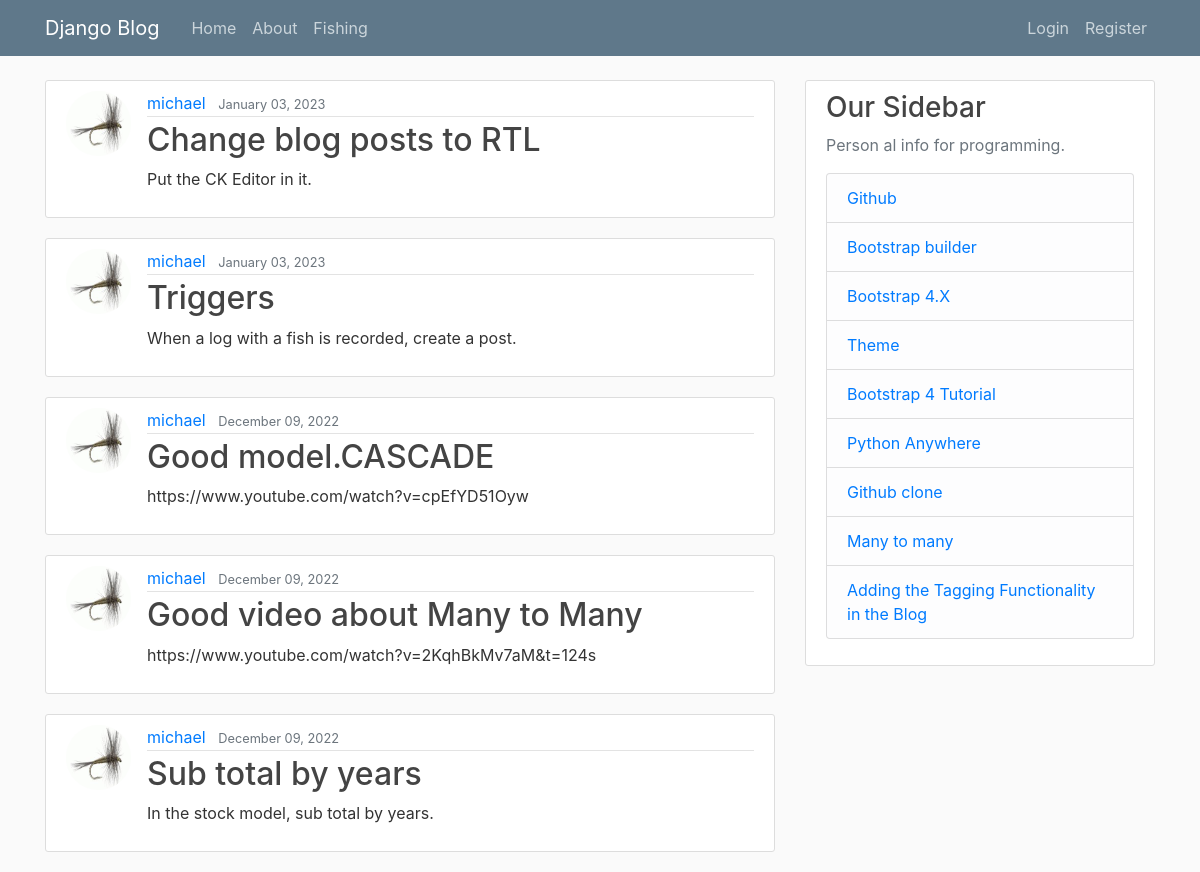
/blog/, run on an earlier commit of the app's database.
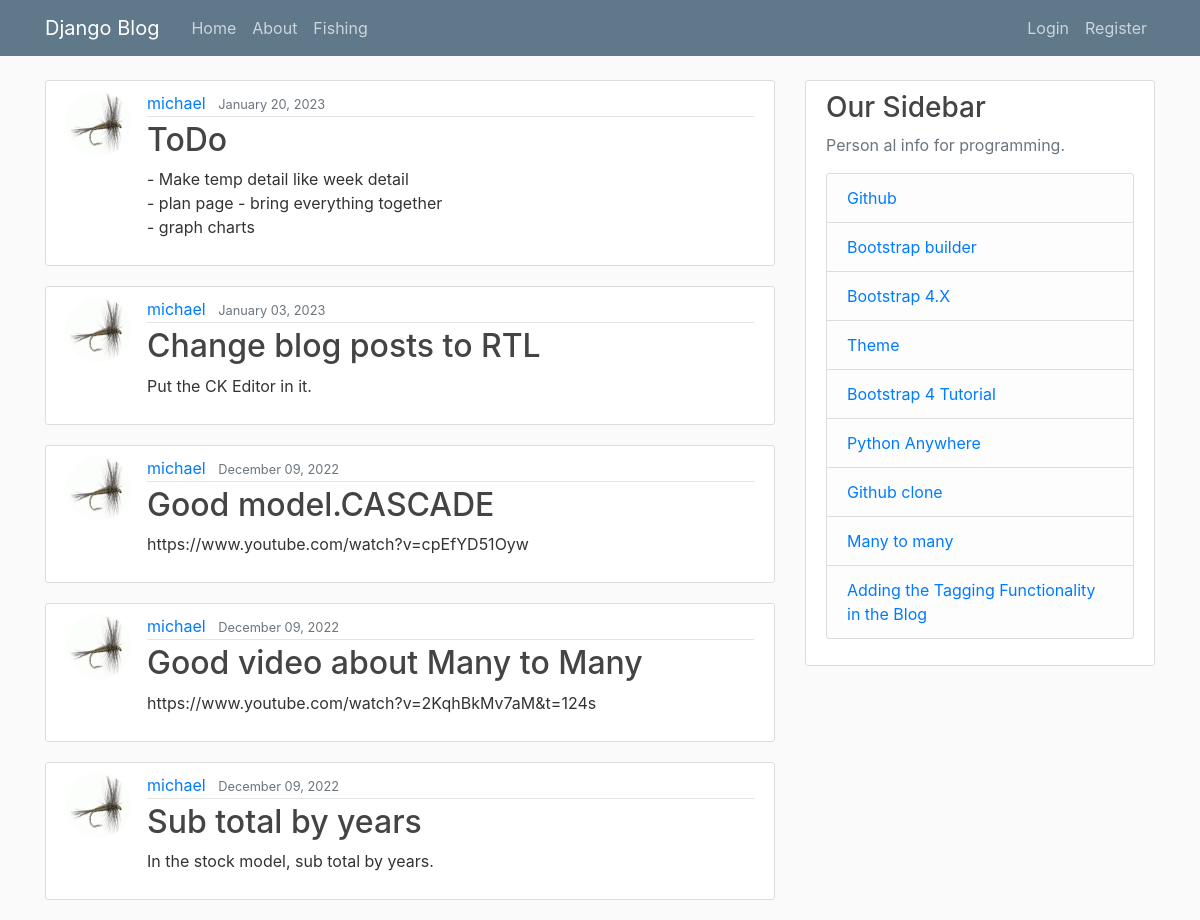
And on a later commit of the database.
### blog/models.py (models this page shows, shortened)
class Post(models.Model):
    title = models.CharField(max_length=100)
    content = models.TextField()
    date_posted = models.DateTimeField(default=timezone.now)
    author = models.ForeignKey(User, on_delete=models.CASCADE)

### users/models.py (models this page shows, shortened)
class Profile(models.Model):
    user = models.OneToOneField(User, on_delete=models.CASCADE)
    image = models.ImageField(default='default.jpg', upload_to='profile_pics')

### blog/views.py (the view)
# urls.py: path('', PostListView.as_view(), name='blog-home'),
class PostListView(ListView):
    model = Post
    template_name = 'blog/home.html'  # <app>/<model>_<viewtype>.html
    context_object_name = 'posts'
    ordering = ['-date_posted']
    paginate_by = 5

### blog/templates/blog/home.html (shortened to what this page needs)
{% extends "blog/base.html" %}
{% block content %}
    {% for post in posts %}
        <article class="media content-section">
          <img class="rounded-circle article-img" src="{{ post.author.profile.image.url }}">
          <div class="media-body">
            <div class="article-metadata">
              <a class="mr-2" href="{% url 'user-posts' post.author.username %}">{{ post.author }}</a>
              <small class="text-muted">{{ post.date_posted|date:"F d, Y" }}</small>
            </div>
            <h2><a class="article-title" href="{% url 'post-detail' post.id %}">{{ post.title }}</a></h2>
            <p class="article-content">{{ post.content }}</p>
          </div>
        </article>
    {% endfor %}
{% endblock content %}

### blog/templates/blog/base.html (shortened to what this page needs)
{% load static %}
<!DOCTYPE html>
<html>
<head>
    <link rel="stylesheet" href="https://maxcdn.bootstrapcdn.com/bootstrap/4.0.0/css/bootstrap.min.css">
    <link rel="stylesheet" type="text/css" href="{% static 'blog/main.css' %}">
</head>
<body>
    <header class="site-header">
      <nav class="navbar navbar-expand-md navbar-dark bg-steel fixed-top">
        <div class="container">
          <a class="navbar-brand mr-4" href="{% url 'catch_home' %}">Django Blog</a>
          <div class="collapse navbar-collapse" id="navbarToggle">
            <div class="navbar-nav mr-auto">
              <a class="nav-item nav-link" href="{% url 'blog-home' %}">Home</a>
              <a class="nav-item nav-link" href="{% url 'blog-about' %}">About</a>
              <a class="nav-item nav-link" href="#">Fishing</a>
            </div>
            <div class="navbar-nav">
              {% if user.is_authenticated %}
                <a class="nav-item nav-link" href="{% url 'post-create' %}">New Post</a>
                <a class="nav-item nav-link" href="{% url 'profile' %}">Profile</a>
                <a class="nav-item nav-link" href="{% url 'logout' %}">Logout</a>
                <a class="nav-item nav-link" href="{% url 'admin:index' %}">ADMIN</a>
              {% else %}
                <a class="nav-item nav-link" href="{% url 'login' %}">Login</a>
                <a class="nav-item nav-link" href="{% url 'register' %}">Register</a>
              {% endif %}
            </div>
          </div>
        </div>
      </nav>
    </header>
    <main role="main" class="container">
      <div class="row">
        <div class="col-md-8">
          {% block content %}{% endblock %}
        </div>
        <div class="col-md-4">
          <div class="content-section">
            <h3>Our Sidebar</h3>
            <p class='text-muted'>Person al info for programming.
              <ul class="list-group">
                <li class="list-group-item list-group-item-light"><a href="https://github.com/mgurnett" target="_blank" >Github</a></li>
                <li class="list-group-item list-group-item-light"><a href="https://www.layoutit.com/build?#" target="_blank" >Bootstrap builder</a></li>
                <li class="list-group-item list-group-item-light"><a href="https://getbootstrap.com/docs/4.6/getting-started/introduction/" target="_blank" >Bootstrap 4.X</a></li>
                <li class="list-group-item list-group-item-light"><a href="https://bootswatch.com/darkly/" target="_blank" >Theme</a></li>
                <li class="list-group-item list-group-item-light"><a href="https://www.w3schools.com/bootstrap4/default.asp" target="_blank" >Bootstrap 4 Tutorial</a></li>
                <li class="list-group-item list-group-item-light"><a href="https://www.pythonanywhere.com/user/mgurnett/" target="_blank" >Python Anywhere</a></li>
                <li class="list-group-item list-group-item-light"><a href="https://mycyberuniverse.com/how-fix-fatal-authentication-failed-for-https-github-com.html" target="_blank" >Github clone</a></li>
                <li class="list-group-item list-group-item-light"><a href="https://medium.com/swlh/django-forms-for-many-to-many-fields-d977dec4b024" target="_blank" >Many to many</a></li>
                <li class="list-group-item list-group-item-light"><a href="https://www.codesnail.com/adding-the-tagging-functionality-in-the-blog-django-blog-7/" target="_blank" >Adding the Tagging Functionality in the Blog</a></li>
              </ul>
            </p>
          </div>
        </div>
      </div>
    </main>
</body>
</html>

### static/blog/main.css (style rules this page uses)
body { background: #fafafa; color: #333333; margin-top: 5rem; }
h1, h2, h3, h4, h5, h6 { color: #444444; }
ul { margin: 0; }
.bg-steel { background-color: #5f788a; }
.site-header .navbar-nav .nav-link { color: #cbd5db; }
.content-section { background: #ffffff; padding: 10px 20px; border: 1px solid #dddddd; border-radius: 3px; margin-bottom: 20px; }
.article-title { color: #444444; }
.article-content { white-space: pre-line; }
.article-img { height: 65px; width: 65px; margin-right: 16px; }
.article-metadata { padding-bottom: 1px; margin-bottom: 4px; border-bottom: 1px solid #e3e3e3 }

What changed in the data, as far as the page shows it:
removed Post: author.profile.image (placeholder picture), author "michael", date_posted "January 03, 2023", title "Triggers", content "When a log with a fish is recorded, create a post."
added Post: author.profile.image (placeholder picture), author "michael", date_posted "January 20, 2023", title "ToDo", content "- Make temp detail like week detail - plan page - bring everything together - graph charts"
